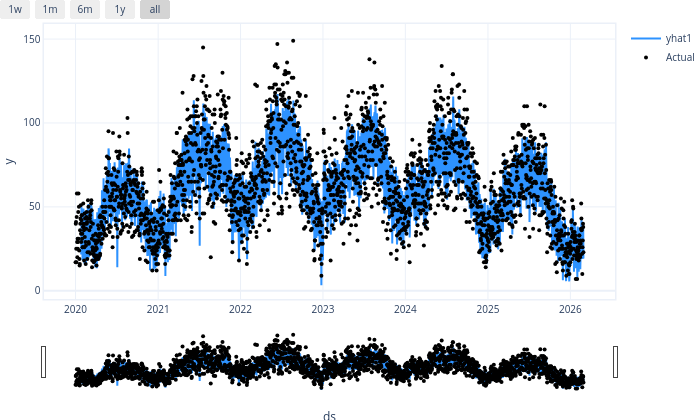

Notebook source saved alongside this figure:
### Markdown cell above
## Plots and Evaluation of the Model

### Code cell
model.plot(forecast)

### Figure 1 — Plotly figure (JSON) as saved in the notebook; plotly's stock layout.template omitted (floating-point values rounded to 4 significant figures; data arrays with more than 128 entries replaced by an {"elided": "..."} marker saying what was removed)
{"data": [{"fill": "none", "line": {"color": "rgba(45, 146, 255, 1.0)", "width": 2}, "mode": "lines", "name": "yhat1", "type": "scatter", "x": {"elided": "2251 str values"}, "y": {"elided": "2251 float values"}}, {"marker": {"color": "black", "size": 4}, "mode": "markers", "name": "Actual", "type": "scatter", "x": {"elided": "2251 str values"}, "y": {"elided": "2251 int values"}}], "layout": {"autosize": true, "font": {"size": 10}, "height": 420, "hovermode": "x unified", "margin": {"b": 0, "l": 0, "pad": 0, "r": 10, "t": 10}, "showlegend": true, "title": {"font": {"size": 12}}, "width": 700, "xaxis": {"linewidth": 1.5, "mirror": true, "rangeselector": {"buttons": [{"count": 7, "label": "1w", "step": "day", "stepmode": "backward"}, {"count": 1, "label": "1m", "step": "month", "stepmode": "backward"}, {"count": 6, "label": "6m", "step": "month", "stepmode": "backward"}, {"count": 1, "label": "1y", "step": "year", "stepmode": "backward"}, {"step": "all"}]}, "rangeslider": {"visible": true}, "showline": true, "title": {"text": "ds"}, "type": "date"}, "yaxis": {"linewidth": 1.5, "mirror": true, "showline": true, "title": {"text": "y"}}}}
